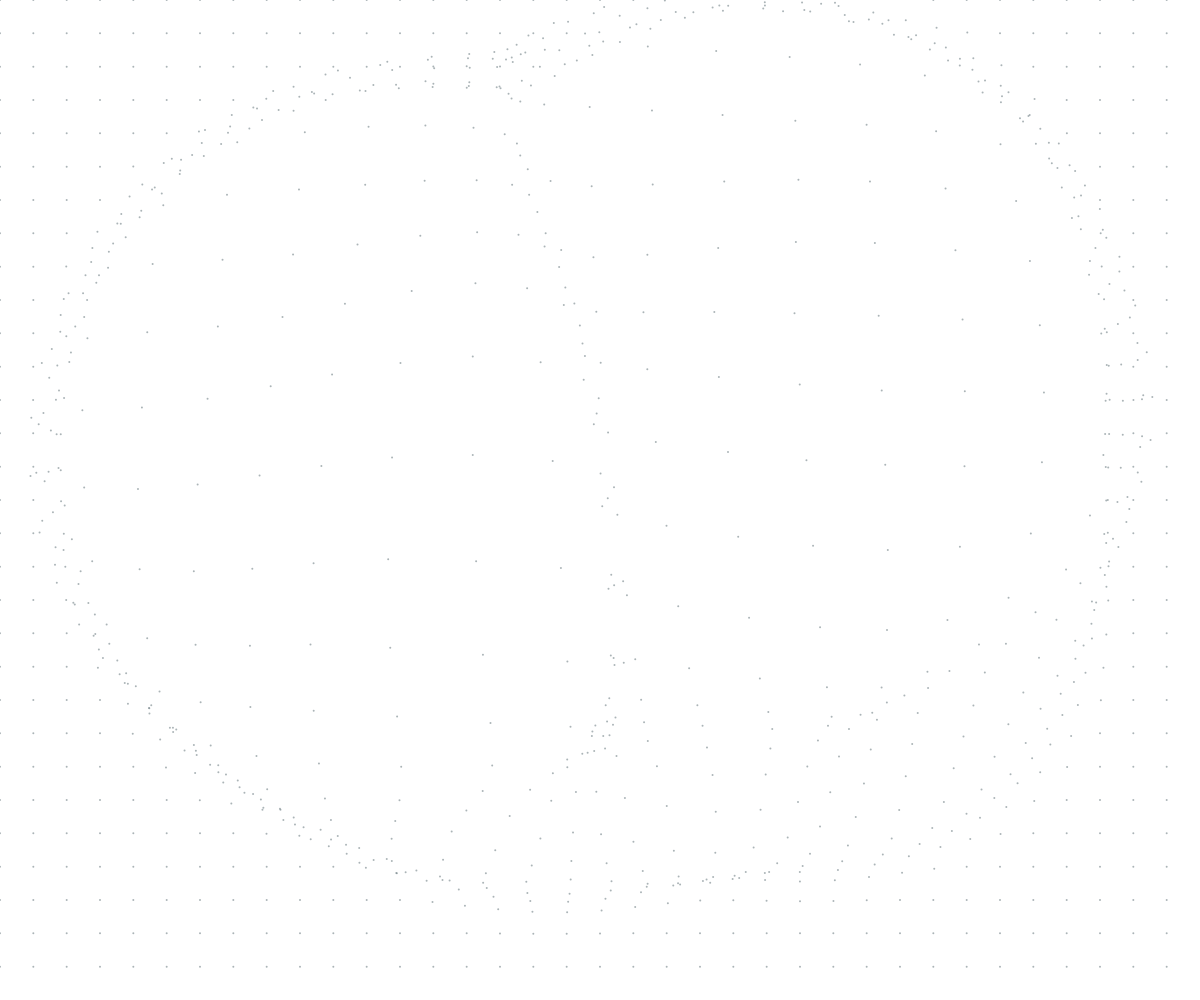
Frame 1 (no input)
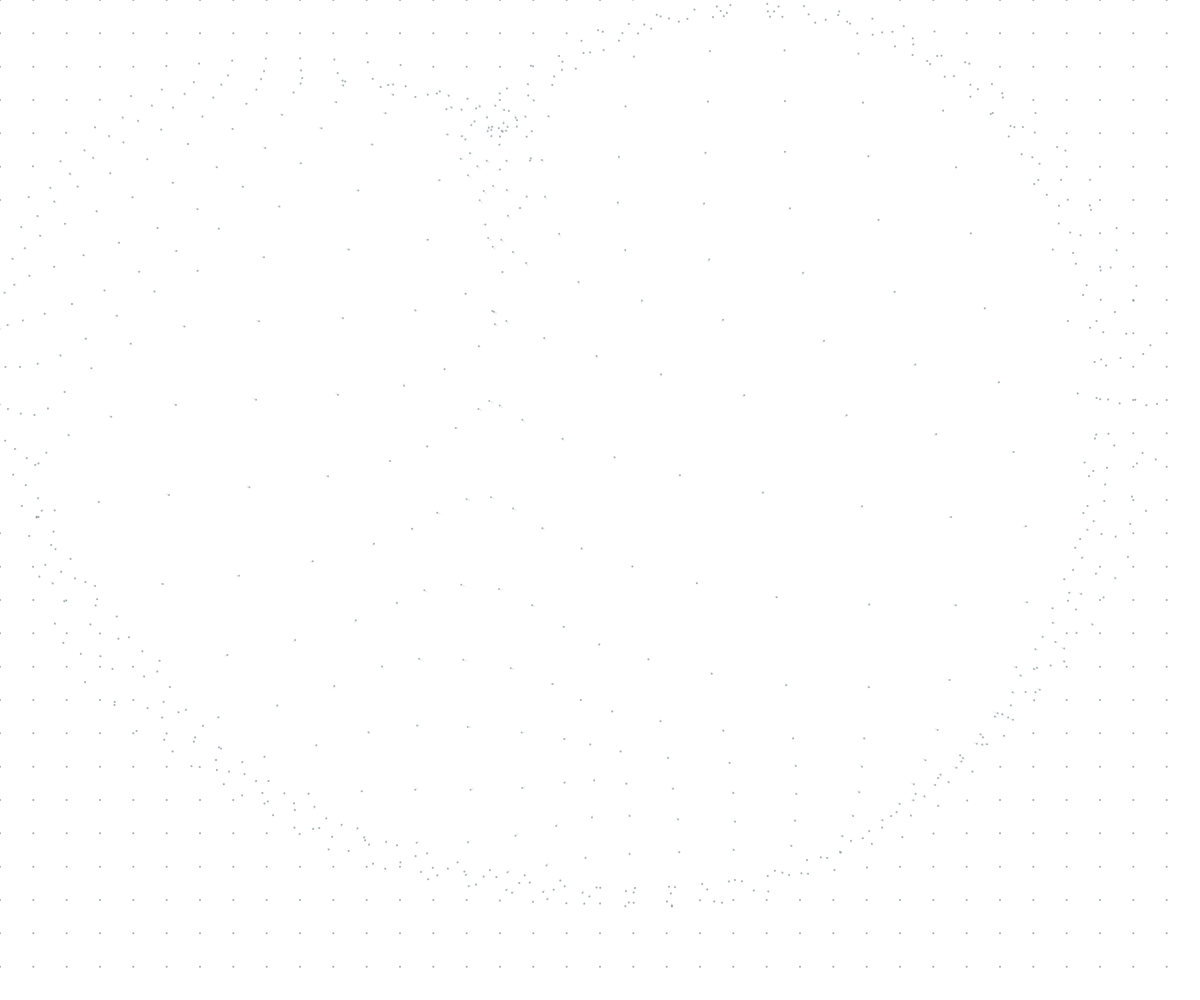
Frame 60 (no input)
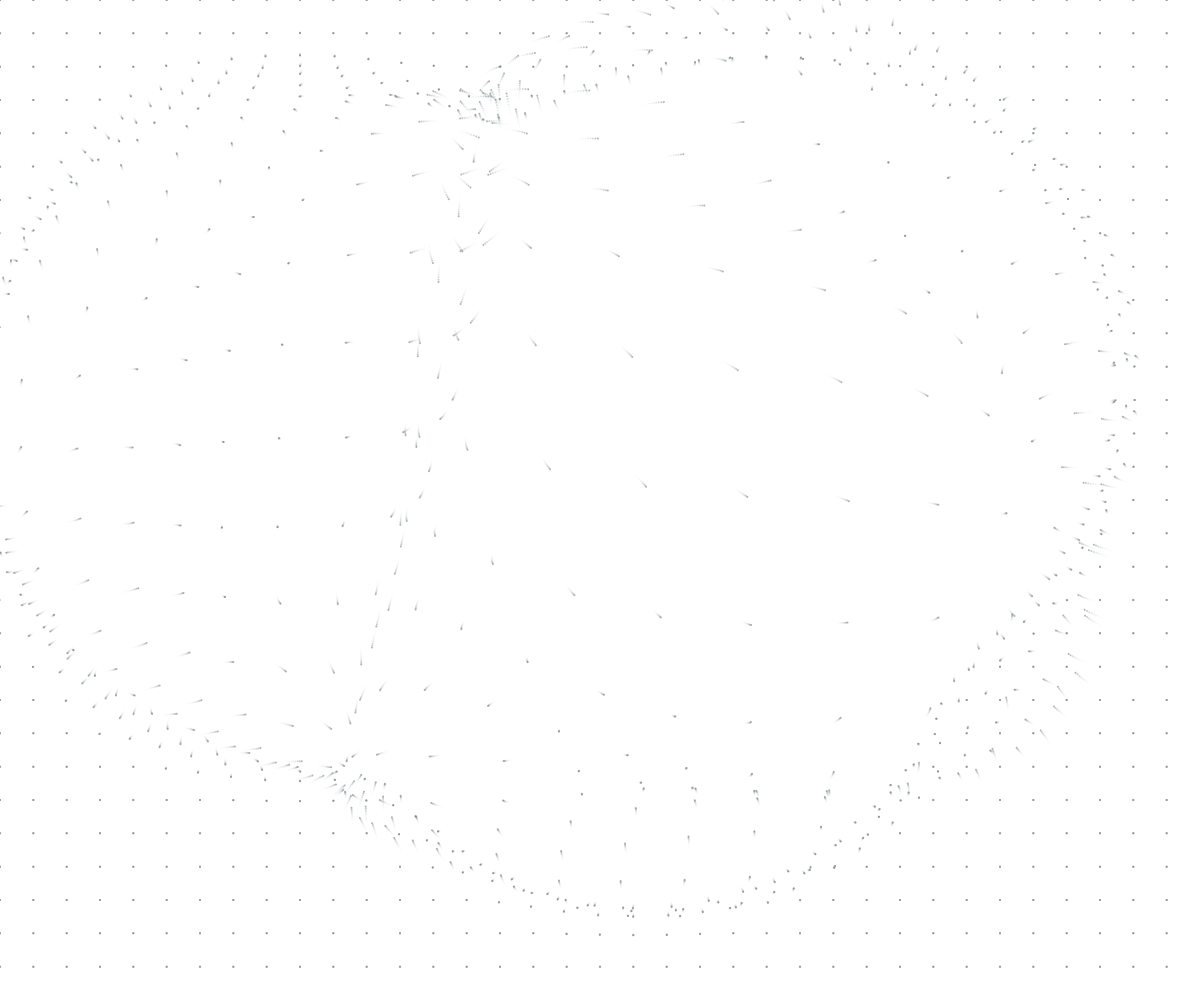
Frame 120 (the mouse pressed at the canvas centre since frame 60)

The p5.js sketch that drew these frames (run headless with seeded random() and noise() and a simulated clock; from frame 60 on, the mouse is pressed at the canvas centre):

// p5.js sketch
// ── sketch.js
var speed = 0.0001;
var n = 30;
var grid = [];

function setup() {
  createCanvas(windowWidth, windowHeight);
  var spacing = min(width, height) / n;
  for (var y = 0; y < height; y += spacing) {
    for (var x = 0; x < width; x += spacing) {
      grid.push(createVector(x, y));
    }
  }
}

function draw() {
  var a = map(cos(millis() * speed * 10), -1, 1, 0, 255);
  background(255, a);

  var control = [];
  for (var i = 0; i < 8; i++) {
    var x = width * noise(i * 2 + 0, millis() * speed);
    var y = height * noise(i * 2 + 1, millis() * speed);
    var v = createVector(x, y);
    control.push(v);
    // ellipse(v.x, v.y, 10, 10); // draw centers
  }

  noStroke();
  fill(112, 128, 132, 150);

  var range = min(width, height) / 3;
  var zoom = range / 4;

  grid.forEach(function (v) {
    var vv = v.copy();
    control.forEach(function (c) {
      var difference = p5.Vector.sub(v, c);
      var length = difference.mag();
      difference.div(length);
      if (length < range) {
        var amt = map(cos(map(length, 0, range, 0, TWO_PI)), 1, -1, 0, zoom);
        vv.add(difference.mult(amt));
      }
    });
    ellipse(vv.x, vv.y, 2, 2);
  });
}
